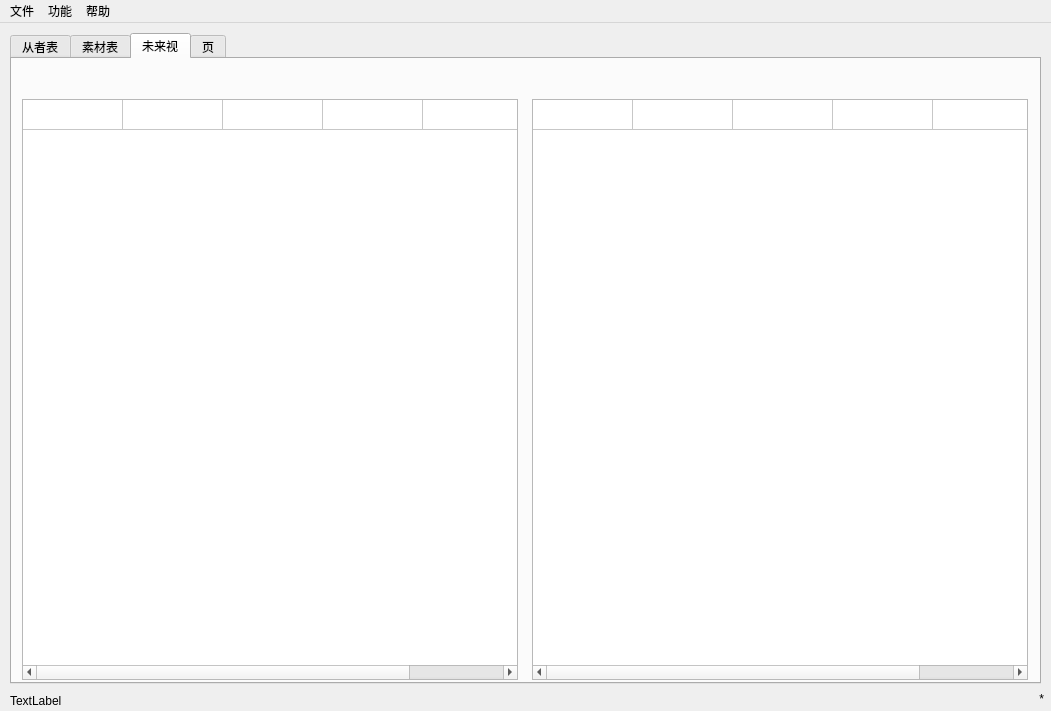
<?xml version="1.0" encoding="UTF-8"?>
<ui version="4.0">
 <class>MainWindow</class>
 <widget class="QMainWindow" name="MainWindow">
  <property name="geometry">
   <rect>
    <x>0</x>
    <y>0</y>
    <width>1051</width>
    <height>711</height>
   </rect>
  </property>
  <property name="windowTitle">
   <string>FGO Assistant</string>
  </property>
  <widget class="QWidget" name="centralWidget">
   <widget class="QTabWidget" name="tabWidget">
    <property name="geometry">
     <rect>
      <x>10</x>
      <y>10</y>
      <width>1031</width>
      <height>651</height>
     </rect>
    </property>
    <property name="currentIndex">
     <number>2</number>
    </property>
    <widget class="QWidget" name="tab">
     <attribute name="title">
      <string>从者表</string>
     </attribute>
     <widget class="QTableWidget" name="tServantData">
      <property name="geometry">
       <rect>
        <x>10</x>
        <y>40</y>
        <width>1001</width>
        <height>581</height>
       </rect>
      </property>
      <property name="rowCount">
       <number>512</number>
      </property>
      <attribute name="horizontalHeaderVisible">
       <bool>false</bool>
      </attribute>
      <attribute name="verticalHeaderVisible">
       <bool>false</bool>
      </attribute>
      <row>
       <property name="text">
        <string/>
       </property>
      </row>
      <row/>
      <row/>
      <row/>
      <row/>
      <row/>
      <row/>
      <row/>
      <row/>
      <row/>
      <row/>
      <row/>
      <row/>
      <row/>
      <row/>
      <row/>
      <row/>
      <row/>
      <row/>
      <row/>
      <row/>
      <row/>
      <row/>
      <row/>
      <row/>
      <row/>
      <row/>
      <row/>
      <row/>
      <row/>
      <row/>
      <row/>
      <row/>
      <row/>
      <row/>
      <row/>
      <row/>
      <row/>
      <row/>
      <row/>
      <row/>
      <row/>
      <row/>
      <row/>
      <row/>
      <row/>
      <row/>
      <row/>
      <row/>
      <row/>
      <row/>
      <row/>
      <row/>
      <row/>
      <row/>
      <row/>
      <row/>
      <row/>
      <row/>
      <row/>
      <row/>
      <row/>
      <row/>
      <row/>
      <row/>
      <row/>
      <row/>
      <row/>
      <row/>
      <row/>
      <row/>
      <row/>
      <row/>
      <row/>
      <row/>
      <row/>
      <row/>
      <row/>
      <row/>
      <row/>
      <row/>
      <row/>
      <row/>
      <row/>
      <row/>
      <row/>
      <row/>
      <row/>
      <row/>
      <row/>
      <row/>
      <row/>
      <row/>
      <row/>
      <row/>
      <row/>
      <row/>
      <row/>
      <row/>
      <row/>
      <row/>
      <row/>
      <row/>
      <row/>
      <row/>
      <row/>
      <row/>
      <row/>
      <row/>
      <row/>
      <row/>
      <row/>
      <row/>
      <row/>
      <row/>
      <row/>
      <row/>
      <row/>
      <row/>
      <row/>
      <row/>
      <row/>
      <row/>
      <row/>
      <row/>
      <row/>
      <row/>
      <row/>
      <row/>
      <row/>
      <row/>
      <row/>
      <row/>
      <row/>
      <row/>
      <row/>
      <row/>
      <row/>
      <row/>
      <row/>
      <row/>
      <row/>
      <row/>
      <row/>
      <row/>
      <row/>
      <row/>
      <row/>
      <row/>
      <row/>
      <row/>
      <row/>
      <row/>
      <row/>
      <row/>
      <row/>
      <row/>
      <row/>
      <row/>
      <row/>
      <row/>
      <row/>
      <row/>
      <row/>
      <row/>
      <row/>
      <row/>
      <row/>
      <row/>
      <row/>
      <row/>
      <row/>
      <row/>
      <row/>
      <row/>
      <row/>
      <row/>
      <row/>
      <row/>
      <row/>
      <row/>
      <row/>
      <row/>
      <row/>
      <row/>
      <row/>
      <row/>
      <row/>
      <row/>
      <row/>
      <row/>
      <row/>
      <row/>
      <row/>
      <row/>
      <row/>
      <row/>
      <row/>
      <row/>
      <row/>
      <row/>
      <row/>
      <row/>
      <row/>
      <row/>
      <row/>
      <row/>
      <row/>
      <row/>
      <row/>
      <row/>
      <row/>
      <row/>
      <row/>
      <row/>
      <row/>
      <row/>
      <row/>
      <row/>
      <row/>
      <row/>
      <row/>
      <row/>
      <row/>
      <row/>
      <row/>
      <row/>
      <row/>
      <row/>
      <row/>
      <row/>
      <row/>
      <row/>
      <row/>
      <row/>
      <row/>
      <row/>
      <row/>
      <row/>
      <row/>
      <row/>
      <row/>
      <row/>
      <row/>
      <row/>
      <row/>
      <row/>
      <row/>
      <row/>
      <row/>
      <row/>
      <row/>
      <row/>
      <row/>
      <row/>
      <row/>
      <row/>
      <row/>
      <row/>
      <row/>
      <row/>
      <row/>
      <row/>
      <row/>
      <row/>
      <row/>
      <row/>
      <row/>
      <row/>
      <row/>
      <row/>
      <row/>
      <row/>
      <row/>
      <row/>
      <row/>
      <row/>
      <row/>
      <row/>
      <row/>
      <row/>
      <row/>
      <row/>
      <row/>
      <row/>
      <row/>
      <row/>
      <row/>
      <row/>
      <row/>
      <row/>
      <row/>
      <row/>
      <row/>
      <row/>
      <row/>
      <row/>
      <row/>
      <row/>
      <row/>
      <row/>
      <row/>
      <row/>
      <row/>
      <row/>
      <row/>
      <row/>
      <row/>
      <row/>
      <row/>
      <row/>
      <row/>
      <row/>
      <row/>
      <row/>
      <row/>
      <row/>
      <row/>
      <row/>
      <row/>
      <row/>
      <row/>
      <row/>
      <row/>
      <row/>
      <row/>
      <row/>
      <row/>
      <row/>
      <row/>
      <row/>
      <row/>
      <row/>
      <row/>
      <row/>
      <row/>
      <row/>
      <row/>
      <row/>
      <row/>
      <row/>
      <row/>
      <row/>
      <row/>
      <row/>
      <row/>
      <row/>
      <row/>
      <row/>
      <row/>
      <row/>
      <row/>
      <row/>
      <row/>
      <row/>
      <row/>
      <row/>
      <row/>
      <row/>
      <row/>
      <row/>
      <row/>
      <row/>
      <row/>
      <row/>
      <row/>
      <row/>
      <row/>
      <row/>
      <row/>
      <row/>
      <row/>
      <row/>
      <row/>
      <row/>
      <row/>
      <row/>
      <row/>
      <row/>
      <row/>
      <row/>
      <row/>
      <row/>
      <row/>
      <row/>
      <row/>
      <row/>
      <row/>
      <row/>
      <row/>
      <row/>
      <row/>
      <row/>
      <row/>
      <row/>
      <row/>
      <row/>
      <row/>
      <row/>
      <row/>
      <row/>
      <row/>
      <row/>
      <row/>
      <row/>
      <row/>
      <row/>
      <row/>
      <row/>
      <row/>
      <row/>
      <row/>
      <row/>
      <row/>
      <row/>
      <row/>
      <row/>
      <row/>
      <row/>
      <row/>
      <row/>
      <row/>
      <row/>
      <row/>
      <row/>
      <row/>
      <row/>
      <row/>
      <row/>
      <row/>
      <row/>
      <row/>
      <row/>
      <row/>
      <row/>
      <row/>
      <row/>
      <row/>
      <row/>
      <row/>
      <row/>
      <row/>
      <row/>
      <row/>
      <row/>
      <row/>
      <row/>
      <row/>
      <row/>
      <row/>
      <row/>
      <row/>
      <row/>
      <row/>
      <row/>
      <row/>
      <row/>
      <row/>
      <row/>
      <row/>
      <row/>
      <row/>
      <row/>
      <row/>
      <row/>
      <row/>
      <row/>
      <row/>
      <row/>
      <row/>
      <row/>
      <row/>
      <row/>
      <row/>
      <row/>
      <row/>
      <row/>
      <row/>
      <row/>
      <row/>
      <row/>
      <row/>
      <row/>
      <row/>
      <row/>
      <row/>
      <row/>
      <row/>
      <row/>
      <row/>
      <row/>
      <row/>
      <row/>
      <row/>
      <row/>
      <row/>
      <row/>
      <row/>
      <row/>
      <row/>
      <row/>
      <row/>
      <row/>
      <row/>
      <row/>
      <row/>
      <row/>
      <row/>
      <row/>
      <row/>
      <row/>
      <row/>
      <column>
       <property name="text">
        <string>编号</string>
       </property>
      </column>
      <column>
       <property name="text">
        <string>名称</string>
       </property>
      </column>
      <column>
       <property name="text">
        <string>星级</string>
       </property>
      </column>
      <column>
       <property name="text">
        <string>职阶</string>
       </property>
      </column>
      <column>
       <property name="text">
        <string>优先级</string>
       </property>
      </column>
      <column>
       <property name="text">
        <string>目标再临</string>
       </property>
      </column>
      <column>
       <property name="text">
        <string>当前技能1</string>
       </property>
      </column>
      <column>
       <property name="text">
        <string>当前技能3</string>
       </property>
      </column>
      <column>
       <property name="text">
        <string>目标技能1</string>
       </property>
      </column>
      <column>
       <property name="text">
        <string>目标技能2</string>
       </property>
      </column>
      <column>
       <property name="text">
        <string>目标技能3</string>
       </property>
      </column>
      <item row="0" column="0">
       <property name="text">
        <string/>
       </property>
      </item>
      <item row="0" column="3">
       <property name="text">
        <string/>
       </property>
      </item>
      <item row="0" column="4">
       <property name="text">
        <string/>
       </property>
       <property name="flags">
        <set>ItemIsSelectable|ItemIsEditable|ItemIsDragEnabled|ItemIsUserCheckable|ItemIsEnabled</set>
       </property>
      </item>
      <item row="0" column="5">
       <property name="text">
        <string/>
       </property>
       <property name="flags">
        <set>ItemIsSelectable|ItemIsEditable|ItemIsDragEnabled|ItemIsUserCheckable|ItemIsEnabled</set>
       </property>
      </item>
      <item row="0" column="6">
       <property name="text">
        <string/>
       </property>
       <property name="flags">
        <set>ItemIsSelectable|ItemIsEditable|ItemIsDragEnabled|ItemIsUserCheckable|ItemIsEnabled</set>
       </property>
      </item>
      <item row="0" column="7">
       <property name="text">
        <string/>
       </property>
       <property name="flags">
        <set>ItemIsSelectable|ItemIsEditable|ItemIsDragEnabled|ItemIsUserCheckable|ItemIsEnabled</set>
       </property>
      </item>
      <item row="0" column="8">
       <property name="text">
        <string/>
       </property>
       <property name="flags">
        <set>ItemIsSelectable|ItemIsEditable|ItemIsDragEnabled|ItemIsUserCheckable|ItemIsEnabled</set>
       </property>
      </item>
      <item row="0" column="9">
       <property name="text">
        <string/>
       </property>
       <property name="flags">
        <set>ItemIsSelectable|ItemIsEditable|ItemIsDragEnabled|ItemIsUserCheckable|ItemIsEnabled</set>
       </property>
      </item>
      <item row="0" column="10">
       <property name="text">
        <string/>
       </property>
       <property name="flags">
        <set>ItemIsSelectable|ItemIsEditable|ItemIsDragEnabled|ItemIsUserCheckable|ItemIsEnabled</set>
       </property>
      </item>
     </widget>
     <widget class="QCheckBox" name="bMain">
      <property name="geometry">
       <rect>
        <x>210</x>
        <y>10</y>
        <width>71</width>
        <height>16</height>
       </rect>
      </property>
      <property name="text">
       <string>主力2</string>
      </property>
      <property name="checked">
       <bool>true</bool>
      </property>
     </widget>
     <widget class="QCheckBox" name="bBackup">
      <property name="geometry">
       <rect>
        <x>290</x>
        <y>10</y>
        <width>71</width>
        <height>16</height>
       </rect>
      </property>
      <property name="text">
       <string>备用1</string>
      </property>
      <property name="checked">
       <bool>true</bool>
      </property>
     </widget>
     <widget class="QCheckBox" name="bNoUse">
      <property name="geometry">
       <rect>
        <x>370</x>
        <y>10</y>
        <width>71</width>
        <height>16</height>
       </rect>
      </property>
      <property name="text">
       <string>无用0</string>
      </property>
      <property name="checked">
       <bool>true</bool>
      </property>
      <property name="tristate">
       <bool>false</bool>
      </property>
     </widget>
     <widget class="QComboBox" name="lClassSelect">
      <property name="geometry">
       <rect>
        <x>10</x>
        <y>10</y>
        <width>151</width>
        <height>21</height>
       </rect>
      </property>
      <item>
       <property name="text">
        <string>All</string>
       </property>
      </item>
      <item>
       <property name="text">
        <string>Saber</string>
       </property>
      </item>
      <item>
       <property name="text">
        <string>Archer</string>
       </property>
      </item>
      <item>
       <property name="text">
        <string>Lancer</string>
       </property>
      </item>
      <item>
       <property name="text">
        <string>Rider</string>
       </property>
      </item>
      <item>
       <property name="text">
        <string>Caster</string>
       </property>
      </item>
      <item>
       <property name="text">
        <string>Assassin</string>
       </property>
      </item>
      <item>
       <property name="text">
        <string>Berserker</string>
       </property>
      </item>
      <item>
       <property name="text">
        <string>Other</string>
       </property>
      </item>
     </widget>
     <widget class="QLabel" name="sRowNumber">
      <property name="geometry">
       <rect>
        <x>160</x>
        <y>10</y>
        <width>54</width>
        <height>12</height>
       </rect>
      </property>
      <property name="text">
       <string>TextLabel</string>
      </property>
     </widget>
     <widget class="QPushButton" name="pushButton">
      <property name="geometry">
       <rect>
        <x>420</x>
        <y>10</y>
        <width>75</width>
        <height>23</height>
       </rect>
      </property>
      <property name="text">
       <string>PushButton</string>
      </property>
     </widget>
     <widget class="QLabel" name="label_2">
      <property name="geometry">
       <rect>
        <x>930</x>
        <y>10</y>
        <width>54</width>
        <height>12</height>
       </rect>
      </property>
      <property name="text">
       <string>TextLabel</string>
      </property>
     </widget>
     <widget class="QLabel" name="label">
      <property name="geometry">
       <rect>
        <x>500</x>
        <y>10</y>
        <width>421</width>
        <height>21</height>
       </rect>
      </property>
      <property name="text">
       <string>TextLabel</string>
      </property>
     </widget>
    </widget>
    <widget class="QWidget" name="tab_2">
     <attribute name="title">
      <string>素材表</string>
     </attribute>
     <widget class="QCheckBox" name="bBackup_2">
      <property name="geometry">
       <rect>
        <x>290</x>
        <y>10</y>
        <width>71</width>
        <height>16</height>
       </rect>
      </property>
      <property name="text">
       <string>备用1</string>
      </property>
      <property name="checked">
       <bool>true</bool>
      </property>
     </widget>
     <widget class="QCheckBox" name="bMain_2">
      <property name="geometry">
       <rect>
        <x>210</x>
        <y>10</y>
        <width>71</width>
        <height>16</height>
       </rect>
      </property>
      <property name="text">
       <string>主力2</string>
      </property>
      <property name="checked">
       <bool>true</bool>
      </property>
      <property name="tristate">
       <bool>false</bool>
      </property>
     </widget>
     <widget class="QCheckBox" name="bNoUse_2">
      <property name="geometry">
       <rect>
        <x>370</x>
        <y>10</y>
        <width>71</width>
        <height>16</height>
       </rect>
      </property>
      <property name="text">
       <string>无用0</string>
      </property>
      <property name="checked">
       <bool>true</bool>
      </property>
     </widget>
     <widget class="QTableWidget" name="tRequirementData_1">
      <property name="geometry">
       <rect>
        <x>10</x>
        <y>40</y>
        <width>496</width>
        <height>581</height>
       </rect>
      </property>
      <attribute name="horizontalHeaderVisible">
       <bool>false</bool>
      </attribute>
      <attribute name="verticalHeaderVisible">
       <bool>false</bool>
      </attribute>
      <row>
       <property name="text">
        <string/>
       </property>
      </row>
      <column>
       <property name="text">
        <string>编号</string>
       </property>
      </column>
      <column>
       <property name="text">
        <string>名称</string>
       </property>
      </column>
      <column>
       <property name="text">
        <string>星级</string>
       </property>
      </column>
      <column>
       <property name="text">
        <string>总需数量</string>
       </property>
      </column>
      <column>
       <property name="text">
        <string>已有数量</string>
       </property>
      </column>
      <item row="0" column="0">
       <property name="text">
        <string/>
       </property>
      </item>
     </widget>
     <widget class="QTableWidget" name="tRequirementData_2">
      <property name="geometry">
       <rect>
        <x>520</x>
        <y>40</y>
        <width>496</width>
        <height>581</height>
       </rect>
      </property>
      <attribute name="horizontalHeaderVisible">
       <bool>false</bool>
      </attribute>
      <attribute name="verticalHeaderVisible">
       <bool>false</bool>
      </attribute>
      <row>
       <property name="text">
        <string/>
       </property>
      </row>
      <column>
       <property name="text">
        <string>编号</string>
       </property>
      </column>
      <column>
       <property name="text">
        <string>名称</string>
       </property>
      </column>
      <column>
       <property name="text">
        <string>星级</string>
       </property>
      </column>
      <column>
       <property name="text">
        <string>总需数量</string>
       </property>
      </column>
      <column>
       <property name="text">
        <string>已有数量</string>
       </property>
      </column>
      <item row="0" column="0">
       <property name="text">
        <string/>
       </property>
      </item>
     </widget>
     <widget class="QPushButton" name="pushButton_2">
      <property name="geometry">
       <rect>
        <x>630</x>
        <y>10</y>
        <width>75</width>
        <height>23</height>
       </rect>
      </property>
      <property name="text">
       <string>PushButton</string>
      </property>
     </widget>
    </widget>
    <widget class="QWidget" name="tab_4">
     <attribute name="title">
      <string>未来视</string>
     </attribute>
     <widget class="QTableWidget" name="tPlanShopData">
      <property name="geometry">
       <rect>
        <x>10</x>
        <y>40</y>
        <width>496</width>
        <height>581</height>
       </rect>
      </property>
      <attribute name="horizontalHeaderVisible">
       <bool>false</bool>
      </attribute>
      <attribute name="verticalHeaderVisible">
       <bool>false</bool>
      </attribute>
      <row>
       <property name="text">
        <string/>
       </property>
      </row>
      <column>
       <property name="text">
        <string>编号</string>
       </property>
      </column>
      <column>
       <property name="text">
        <string>名称</string>
       </property>
      </column>
      <column>
       <property name="text">
        <string>星级</string>
       </property>
      </column>
      <column>
       <property name="text">
        <string>总需数量</string>
       </property>
      </column>
      <column>
       <property name="text">
        <string>已有数量</string>
       </property>
      </column>
      <item row="0" column="0">
       <property name="text">
        <string/>
       </property>
      </item>
     </widget>
     <widget class="QTableWidget" name="tPlanUnlimitedPoolData">
      <property name="geometry">
       <rect>
        <x>520</x>
        <y>40</y>
        <width>496</width>
        <height>581</height>
       </rect>
      </property>
      <attribute name="horizontalHeaderVisible">
       <bool>false</bool>
      </attribute>
      <attribute name="verticalHeaderVisible">
       <bool>false</bool>
      </attribute>
      <row>
       <property name="text">
        <string/>
       </property>
      </row>
      <column>
       <property name="text">
        <string>编号</string>
       </property>
      </column>
      <column>
       <property name="text">
        <string>名称</string>
       </property>
      </column>
      <column>
       <property name="text">
        <string>星级</string>
       </property>
      </column>
      <column>
       <property name="text">
        <string>总需数量</string>
       </property>
      </column>
      <column>
       <property name="text">
        <string>已有数量</string>
       </property>
      </column>
      <item row="0" column="0">
       <property name="text">
        <string/>
       </property>
      </item>
     </widget>
     <zorder>tPlanUnlimitedPoolData</zorder>
     <zorder>tPlanShopData</zorder>
    </widget>
    <widget class="QWidget" name="tab_3">
     <property name="enabled">
      <bool>true</bool>
     </property>
     <attribute name="title">
      <string>页</string>
     </attribute>
     <widget class="QTableWidget" name="tServantRequirementData">
      <property name="geometry">
       <rect>
        <x>10</x>
        <y>10</y>
        <width>256</width>
        <height>192</height>
       </rect>
      </property>
      <property name="toolTip">
       <string>for servant break and skill requirement data</string>
      </property>
      <property name="rowCount">
       <number>1</number>
      </property>
      <property name="columnCount">
       <number>69</number>
      </property>
      <row/>
      <column/>
      <column/>
      <column/>
      <column/>
      <column/>
      <column/>
      <column/>
      <column/>
      <column/>
      <column/>
      <column/>
      <column/>
      <column/>
      <column/>
      <column/>
      <column/>
      <column/>
      <column/>
      <column/>
      <column/>
      <column/>
      <column/>
      <column/>
      <column/>
      <column/>
      <column/>
      <column/>
      <column/>
      <column/>
      <column/>
      <column/>
      <column/>
      <column/>
      <column/>
      <column/>
      <column/>
      <column/>
      <column/>
      <column/>
      <column/>
      <column/>
      <column/>
      <column/>
      <column/>
      <column/>
      <column/>
      <column/>
      <column/>
      <column/>
      <column/>
      <column/>
      <column/>
      <column/>
      <column/>
      <column/>
      <column/>
      <column/>
      <column/>
      <column/>
      <column/>
      <column/>
      <column/>
      <column/>
      <column/>
      <column/>
      <column/>
      <column/>
      <column/>
      <column/>
     </widget>
     <widget class="QTableWidget" name="tCalculateData">
      <property name="geometry">
       <rect>
        <x>280</x>
        <y>10</y>
        <width>256</width>
        <height>192</height>
       </rect>
      </property>
      <property name="toolTip">
       <string>for servant break and skill requirement calculate</string>
      </property>
      <property name="rowCount">
       <number>1</number>
      </property>
      <property name="columnCount">
       <number>69</number>
      </property>
      <row/>
      <column/>
      <column/>
      <column/>
      <column/>
      <column/>
      <column/>
      <column/>
      <column/>
      <column/>
      <column/>
      <column/>
      <column/>
      <column/>
      <column/>
      <column/>
      <column/>
      <column/>
      <column/>
      <column/>
      <column/>
      <column/>
      <column/>
      <column/>
      <column/>
      <column/>
      <column/>
      <column/>
      <column/>
      <column/>
      <column/>
      <column/>
      <column/>
      <column/>
      <column/>
      <column/>
      <column/>
      <column/>
      <column/>
      <column/>
      <column/>
      <column/>
      <column/>
      <column/>
      <column/>
      <column/>
      <column/>
      <column/>
      <column/>
      <column/>
      <column/>
      <column/>
      <column/>
      <column/>
      <column/>
      <column/>
      <column/>
      <column/>
      <column/>
      <column/>
      <column/>
      <column/>
      <column/>
      <column/>
      <column/>
      <column/>
      <column/>
      <column/>
      <column/>
      <column/>
     </widget>
     <widget class="QTableWidget" name="tQPRequirementData">
      <property name="geometry">
       <rect>
        <x>550</x>
        <y>10</y>
        <width>256</width>
        <height>192</height>
       </rect>
      </property>
      <property name="toolTip">
       <string>for servant break and skill qp data</string>
      </property>
      <property name="rowCount">
       <number>1</number>
      </property>
      <property name="columnCount">
       <number>69</number>
      </property>
      <row/>
      <column/>
      <column/>
      <column/>
      <column/>
      <column/>
      <column/>
      <column/>
      <column/>
      <column/>
      <column/>
      <column/>
      <column/>
      <column/>
      <column/>
      <column/>
      <column/>
      <column/>
      <column/>
      <column/>
      <column/>
      <column/>
      <column/>
      <column/>
      <column/>
      <column/>
      <column/>
      <column/>
      <column/>
      <column/>
      <column/>
      <column/>
      <column/>
      <column/>
      <column/>
      <column/>
      <column/>
      <column/>
      <column/>
      <column/>
      <column/>
      <column/>
      <column/>
      <column/>
      <column/>
      <column/>
      <column/>
      <column/>
      <column/>
      <column/>
      <column/>
      <column/>
      <column/>
      <column/>
      <column/>
      <column/>
      <column/>
      <column/>
      <column/>
      <column/>
      <column/>
      <column/>
      <column/>
      <column/>
      <column/>
      <column/>
      <column/>
      <column/>
      <column/>
      <column/>
     </widget>
     <widget class="QTableWidget" name="tPlanShopCalculateData">
      <property name="geometry">
       <rect>
        <x>280</x>
        <y>210</y>
        <width>256</width>
        <height>192</height>
       </rect>
      </property>
      <property name="toolTip">
       <string>for plan data</string>
      </property>
      <property name="rowCount">
       <number>1</number>
      </property>
      <property name="columnCount">
       <number>69</number>
      </property>
      <row/>
      <column/>
      <column/>
      <column/>
      <column/>
      <column/>
      <column/>
      <column/>
      <column/>
      <column/>
      <column/>
      <column/>
      <column/>
      <column/>
      <column/>
      <column/>
      <column/>
      <column/>
      <column/>
      <column/>
      <column/>
      <column/>
      <column/>
      <column/>
      <column/>
      <column/>
      <column/>
      <column/>
      <column/>
      <column/>
      <column/>
      <column/>
      <column/>
      <column/>
      <column/>
      <column/>
      <column/>
      <column/>
      <column/>
      <column/>
      <column/>
      <column/>
      <column/>
      <column/>
      <column/>
      <column/>
      <column/>
      <column/>
      <column/>
      <column/>
      <column/>
      <column/>
      <column/>
      <column/>
      <column/>
      <column/>
      <column/>
      <column/>
      <column/>
      <column/>
      <column/>
      <column/>
      <column/>
      <column/>
      <column/>
      <column/>
      <column/>
      <column/>
      <column/>
      <column/>
     </widget>
     <widget class="QTableWidget" name="tTrueNameData">
      <property name="geometry">
       <rect>
        <x>10</x>
        <y>210</y>
        <width>256</width>
        <height>192</height>
       </rect>
      </property>
      <property name="toolTip">
       <string>for true name data</string>
      </property>
      <property name="rowCount">
       <number>1</number>
      </property>
      <property name="columnCount">
       <number>69</number>
      </property>
      <row/>
      <column/>
      <column/>
      <column/>
      <column/>
      <column/>
      <column/>
      <column/>
      <column/>
      <column/>
      <column/>
      <column/>
      <column/>
      <column/>
      <column/>
      <column/>
      <column/>
      <column/>
      <column/>
      <column/>
      <column/>
      <column/>
      <column/>
      <column/>
      <column/>
      <column/>
      <column/>
      <column/>
      <column/>
      <column/>
      <column/>
      <column/>
      <column/>
      <column/>
      <column/>
      <column/>
      <column/>
      <column/>
      <column/>
      <column/>
      <column/>
      <column/>
      <column/>
      <column/>
      <column/>
      <column/>
      <column/>
      <column/>
      <column/>
      <column/>
      <column/>
      <column/>
      <column/>
      <column/>
      <column/>
      <column/>
      <column/>
      <column/>
      <column/>
      <column/>
      <column/>
      <column/>
      <column/>
      <column/>
      <column/>
      <column/>
      <column/>
      <column/>
      <column/>
      <column/>
     </widget>
     <widget class="QTableWidget" name="tPlanUnlimitedPoolCalculateData">
      <property name="geometry">
       <rect>
        <x>550</x>
        <y>210</y>
        <width>256</width>
        <height>192</height>
       </rect>
      </property>
      <property name="toolTip">
       <string>for plan data</string>
      </property>
      <property name="rowCount">
       <number>1</number>
      </property>
      <property name="columnCount">
       <number>69</number>
      </property>
      <row/>
      <column/>
      <column/>
      <column/>
      <column/>
      <column/>
      <column/>
      <column/>
      <column/>
      <column/>
      <column/>
      <column/>
      <column/>
      <column/>
      <column/>
      <column/>
      <column/>
      <column/>
      <column/>
      <column/>
      <column/>
      <column/>
      <column/>
      <column/>
      <column/>
      <column/>
      <column/>
      <column/>
      <column/>
      <column/>
      <column/>
      <column/>
      <column/>
      <column/>
      <column/>
      <column/>
      <column/>
      <column/>
      <column/>
      <column/>
      <column/>
      <column/>
      <column/>
      <column/>
      <column/>
      <column/>
      <column/>
      <column/>
      <column/>
      <column/>
      <column/>
      <column/>
      <column/>
      <column/>
      <column/>
      <column/>
      <column/>
      <column/>
      <column/>
      <column/>
      <column/>
      <column/>
      <column/>
      <column/>
      <column/>
      <column/>
      <column/>
      <column/>
      <column/>
      <column/>
     </widget>
    </widget>
   </widget>
   <widget class="QLabel" name="sFilePathDisplay">
    <property name="geometry">
     <rect>
      <x>10</x>
      <y>670</y>
      <width>1031</width>
      <height>16</height>
     </rect>
    </property>
    <property name="text">
     <string>TextLabel</string>
    </property>
   </widget>
   <widget class="QLabel" name="sUserDataChanged">
    <property name="geometry">
     <rect>
      <x>990</x>
      <y>670</y>
      <width>54</width>
      <height>12</height>
     </rect>
    </property>
    <property name="text">
     <string>*</string>
    </property>
    <property name="alignment">
     <set>Qt::AlignRight|Qt::AlignTrailing|Qt::AlignVCenter</set>
    </property>
   </widget>
  </widget>
  <widget class="QMenuBar" name="menuBar">
   <property name="geometry">
    <rect>
     <x>0</x>
     <y>0</y>
     <width>1051</width>
     <height>23</height>
    </rect>
   </property>
   <widget class="QMenu" name="menuFIle">
    <property name="title">
     <string>文件</string>
    </property>
    <addaction name="actionNew"/>
    <addaction name="actionOpen"/>
    <addaction name="actionSave"/>
    <addaction name="actionSave_As"/>
    <addaction name="separator"/>
    <addaction name="actionImport"/>
    <addaction name="separator"/>
    <addaction name="actionExit"/>
   </widget>
   <widget class="QMenu" name="menuHelp">
    <property name="title">
     <string>帮助</string>
    </property>
    <addaction name="actionAboutQt"/>
    <addaction name="actionAbout"/>
   </widget>
   <widget class="QMenu" name="menu">
    <property name="title">
     <string>功能</string>
    </property>
    <addaction name="actionShowTrueName"/>
    <addaction name="separator"/>
   </widget>
   <addaction name="menuFIle"/>
   <addaction name="menu"/>
   <addaction name="menuHelp"/>
  </widget>
  <action name="actionNew">
   <property name="text">
    <string>新建</string>
   </property>
   <property name="shortcut">
    <string>Ctrl+N</string>
   </property>
  </action>
  <action name="actionOpen">
   <property name="text">
    <string>打开</string>
   </property>
   <property name="shortcut">
    <string>Ctrl+O</string>
   </property>
  </action>
  <action name="actionSave">
   <property name="text">
    <string>保存</string>
   </property>
   <property name="shortcut">
    <string>Ctrl+S</string>
   </property>
  </action>
  <action name="actionSave_As">
   <property name="text">
    <string>另存为</string>
   </property>
  </action>
  <action name="actionImport">
   <property name="text">
    <string>导入</string>
   </property>
   <property name="toolTip">
    <string>导入fgh文件</string>
   </property>
  </action>
  <action name="actionAbout">
   <property name="text">
    <string>关于</string>
   </property>
  </action>
  <action name="actionAboutQt">
   <property name="text">
    <string>关于Qt</string>
   </property>
   <property name="toolTip">
    <string>关于Qt</string>
   </property>
  </action>
  <action name="actionExit">
   <property name="text">
    <string>退出</string>
   </property>
   <property name="shortcut">
    <string>Ctrl+W</string>
   </property>
  </action>
  <action name="actionShowTrueName">
   <property name="checkable">
    <bool>true</bool>
   </property>
   <property name="text">
    <string>显示真名</string>
   </property>
  </action>
 </widget>
 <layoutdefault spacing="6" margin="11"/>
 <tabstops>
  <tabstop>tabWidget</tabstop>
  <tabstop>lClassSelect</tabstop>
  <tabstop>tServantData</tabstop>
  <tabstop>bMain</tabstop>
  <tabstop>bBackup</tabstop>
  <tabstop>bNoUse</tabstop>
  <tabstop>pushButton</tabstop>
  <tabstop>bMain_2</tabstop>
  <tabstop>bBackup_2</tabstop>
  <tabstop>bNoUse_2</tabstop>
  <tabstop>tRequirementData_1</tabstop>
  <tabstop>tRequirementData_2</tabstop>
  <tabstop>pushButton_2</tabstop>
  <tabstop>tPlanShopData</tabstop>
  <tabstop>tPlanUnlimitedPoolData</tabstop>
  <tabstop>tServantRequirementData</tabstop>
  <tabstop>tCalculateData</tabstop>
  <tabstop>tQPRequirementData</tabstop>
  <tabstop>tPlanShopCalculateData</tabstop>
  <tabstop>tTrueNameData</tabstop>
  <tabstop>tPlanUnlimitedPoolCalculateData</tabstop>
 </tabstops>
 <resources/>
 <connections/>
</ui>
